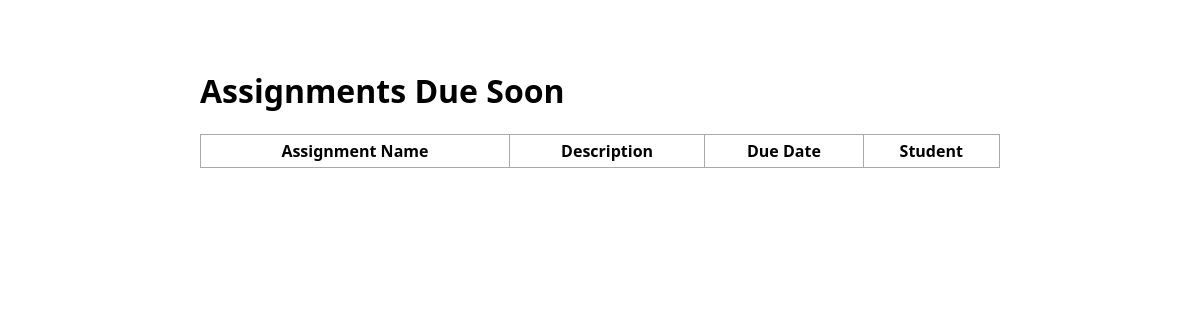
/report/dueSoon/, run on an earlier commit of the app's database.
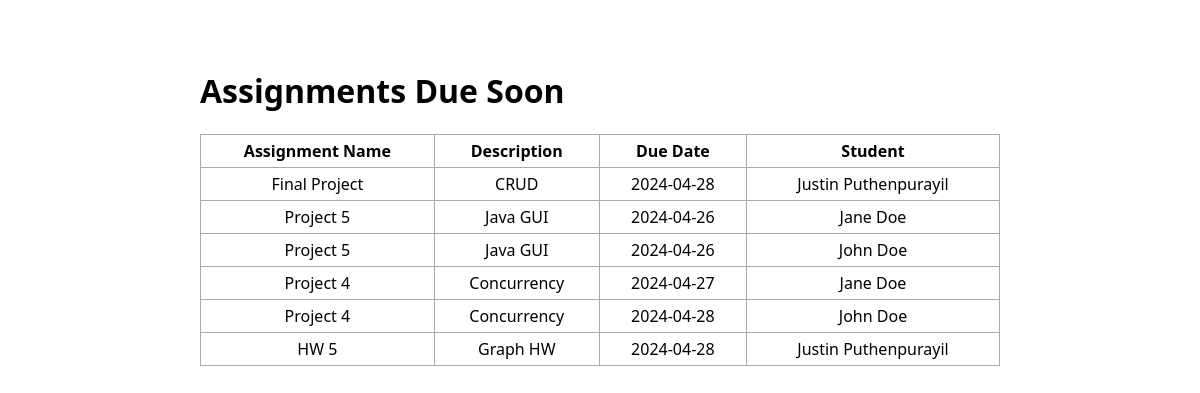
And on a later commit of the database.
### app.py (models this page shows, shortened)
class Assignment(db.Model):
    id = db.Column(db.Integer, primary_key=True)
    student_id = db.Column(db.Integer, db.ForeignKey("student.id"), nullable=False)
    professor_id = db.Column(db.Integer, db.ForeignKey("professor.id"), nullable=False)
    name = db.Column(db.String(200), nullable=False)
    description = db.Column(db.Text, nullable=False)
    due_date = db.Column(db.DateTime, nullable=False, default=datetime.utcnow)
    student = db.relationship("Student", backref="assignments")
    professor = db.relationship("Professor", backref="assignments")

class Student(db.Model):
    id = db.Column(db.Integer, primary_key=True)
    name = db.Column(db.String(100), nullable=False)
    email = db.Column(db.String(100), unique=True, nullable=False)
    major = db.Column(db.String(100), nullable=True)
    year = db.Column(db.String(100), nullable=True)

### app.py (the view)
@app.route("/report/dueSoon/", methods=["GET"])
def report_due_soon():
    with db.engine.connect() as conn:
        due_soon_date = datetime.now() + timedelta(days=7)
        stmt = text(
            """
            SELECT
                assignment.name,
                assignment.description,
                assignment.due_date,
                student.name AS student_name
            FROM
                assignment
            JOIN
                student
            ON
                assignment.student_id = student.id
            WHERE
                assignment.due_date <= :due_soon_date
            """
        )
        result = conn.execute(stmt, {"due_soon_date": due_soon_date})
        assignments_due_soon = result.mappings().all()
    return render_template(
        "reportDueSoon.html", assignments_due_soon=assignments_due_soon
    )

### templates/reportDueSoon.html (shortened to what this page needs)
{% extends 'base.html' %}
{% block body %}
<div class="content">
    <h1>Assignments Due Soon</h1>
    <table>
        <tr>
            <th>Assignment Name</th>
            <th>Description</th>
            <th>Due Date</th>
            <th>Student</th>
        </tr>
        {% for assignment in assignments_due_soon %}
        <tr>
            <td>{{ assignment.name }}</td>
            <td>{{ assignment.description }}</td>
            <td>{{ assignment.due_date.split(' ')[0] }}</td>
            <td>{{ assignment.student_name }}</td>
        </tr>
        {% endfor %}
    </table>
</div>
{% endblock %}

### templates/base.html (shortened to what this page needs)
<!DOCTYPE html>
<html lang="en">
<head>
    <link rel="stylesheet" href="{{url_for('static', filename='css/main.css')}}">
</head>
<body>
    {% block body%}{% endblock %}
</body>
</html>

### static/css/main.css (style rules this page uses)
body, html { margin: 0; font-family: "Segoe UI", Tahoma, Geneva, Verdana, sans-serif; }
.content { margin: 0 auto; padding: 3rem; max-width: 800px; }
table, td, th { border: 1px solid #aaa; }
table { border-collapse: collapse; width: 100%; }
th { height: 30px; }
td { text-align: center; padding: 5px; }

What changed in the data, as far as the page shows it:
added Assignment: name "Final Project", description "CRUD", due_date "2024-04-28"
added Student: student_name "Justin Puthenpurayil" "Justin Puthenpurayil"
added Assignment: name "Project 5", description "Java GUI", due_date "2024-04-26"
added Student: student_name "Jane Doe" "Jane Doe"
added Assignment: name "Project 5", description "Java GUI", due_date "2024-04-26"
added Student: student_name "John Doe" "John Doe"
added Assignment: name "Project 4", description "Concurrency", due_date "2024-04-27"
added Assignment: name "Project 4", description "Concurrency", due_date "2024-04-28"
added Assignment: name "HW 5", description "Graph HW", due_date "2024-04-28"
